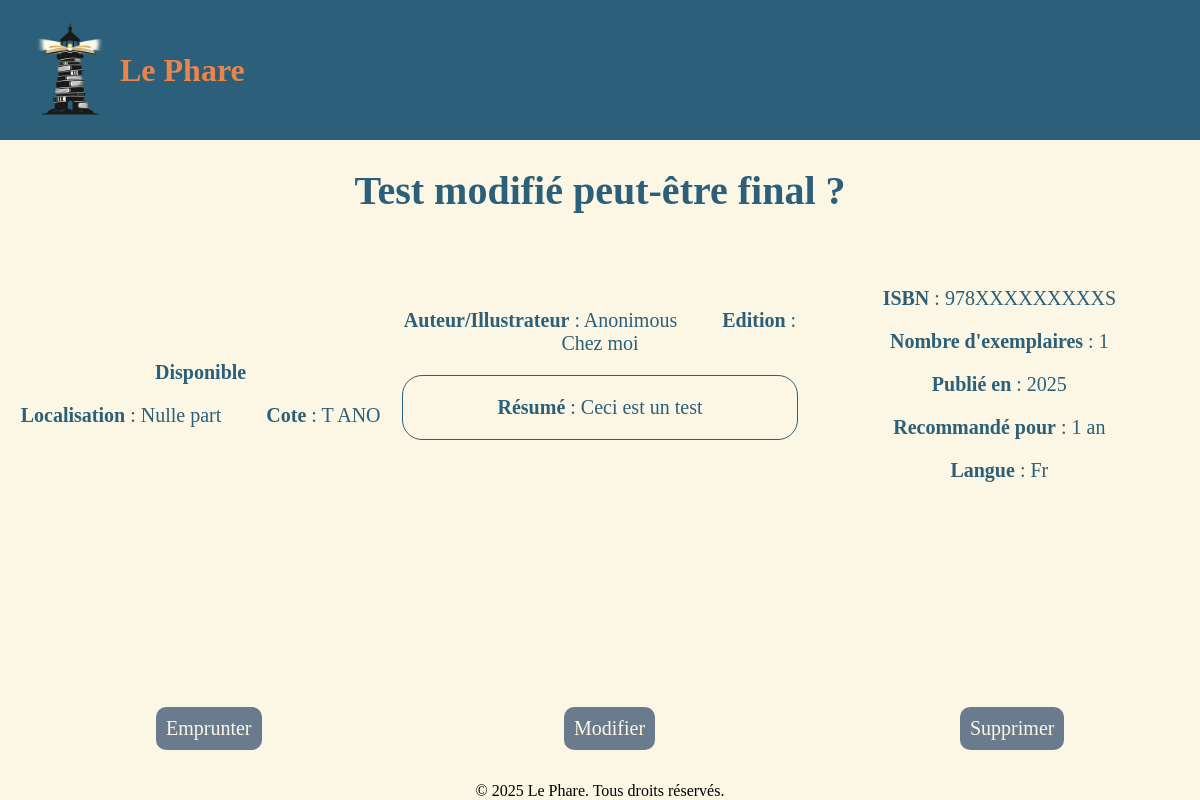
/books/12, run on the app's committed database.
### lighthouse/models.py (models this page shows)
class Book(models.Model):
    title = models.CharField(max_length=200)
    author = models.CharField(max_length=200, blank=True)
    ISBN = models.CharField(max_length=13)
    published = models.IntegerField(null=True, blank=True)
    edition = models.CharField(max_length=200, blank=True)
    category = models.ManyToManyField(Category, blank=True)
    location = models.CharField(max_length=200, blank=True)
    status = models.CharField(max_length=200, blank=True)
    cote = models.CharField(max_length=10, blank=True)
    collection = models.CharField(max_length=200, blank=True)
    read_level = models.CharField(max_length=200, blank=True)
    summary = models.CharField(max_length=2000, blank=True)
    language = models.CharField(max_length=200, blank=True)
    copy = models.IntegerField(null=True, blank=True)
    genre = models.ManyToManyField(Genre, blank=True)

### lighthouse/views.py (the view)
# urls.py: path('books/<int:book_id>', views.book_details, name='book_details'),
def book_details(request, book_id):
    book = get_object_or_404(Book, id=book_id)
    borrowing = Borrowing.objects.filter(book=book, return_date__isnull=True).first()
    return render(request, 'book_details.html', {'book': book, 'borrowing': borrowing})

### lighthouse/templates/book_details.html (shortened to what this page needs)
{% load static %}
<!DOCTYPE html>
<html lang="en">
    <head>
        <link rel="stylesheet" href="{% static 'styles.css' %}">
    </head>
    <body>
        <div class="page-container">
            <header id="site-header">
                <div class="header-content">
                    <a href="{% url 'accueil' %}">
                        <img class="logo" src="{% static 'lighthouse_icon_trans.png' %}" height="100" width="100">
                        <h1>Le Phare</h1>
                    </a>
                </div>
            </header>
            <main>
                <div id="bookDetailsPage" class="book-page">
                    <h1>{{ book.title }}</h1>
                    <table class="book-details">
                        <tr>
                            <td class="status-info">
                                {% if borrowing %}
                                    <p class="detail-status"><strong>Emprunté par</strong> : {{ borrowing.borrower }}</p>
                                {% else %}
                                    <p class="detail-status"><strong>Disponible</strong></p>
                                {% endif %}
                                {% if book.location %}
                                <p class="detail-location"><strong>Localisation</strong> : {{ book.location }}</p>
                                {% endif %}
                                {% if book.cote %}
                                <p class="detail-cote"><strong>Cote</strong> : {{ book.cote }}</p>
                                {% endif %}
                            </td>
                            <td class="general-info">
                                {% if book.author %}
                                <p class="detail-author"><strong>Auteur/Illustrateur</strong> : {{ book.author }}</p>
                                {% endif %}
                                {% if book.edition %}
                                <p class="detail-edition"><strong>Edition</strong> : {{ book.edition }}</p>
                                {% endif %}
                                {% if book.summary %}
                                <p class="detail-summary"><strong>Résumé</strong> : {{ book.summary }}</p>
                                {% endif %}
                            </td>
                            <td class="technical-info">
                                {% if book.ISBN %}
                                <p class="detail-ISBN"><strong>ISBN</strong> : {{ book.ISBN }}</p>
                                {% endif %}
                                {% if book.copy %}
                                <p class="detail-copy"><strong>Nombre d'exemplaires</strong> : {{ book.copy }}</p>
                                {% endif %}
                                {% if book.published %}
                                <p class="detail-published"><strong>Publié en</strong> : {{ book.published }}</p>
                                {% endif %}
                                {% if book.read_level %}
                                <p class="detail-read_level"><strong>Recommandé pour</strong> : {{ book.read_level }}</p>
                                {% endif %}
                                {% if book.language %}
                                <p class="detail-language"><strong>Langue</strong> : {{ book.language }}</p>
                                {% endif %}
                            </td>
                        </tr>
                    </table>
                    <a href="javascript:void(0);" id="openBorrowPopup" class="borrow-link"
                        data-url="{% url 'borrow_book' book.id %}"
                        data-csrf="{{ csrf_token }}">Emprunter</a>
                    <a href="{% url 'book_update' book.id %}" class="mod-link">Modifier</a>
                    <a href="{% url 'delete_book' book.id %}" class="del-link" onclick="return confirm('Supprimer {{ book.title }} ?')">Supprimer</a>
                </div>
            </main>
            <footer>&copy; 2025 Le Phare. Tous droits réservés.</footer>
        </div>
    </body>
</html>

### lighthouse/static/styles.css (style rules this page uses)
html, body { height: 100%; margin: 0; background-color: #FBF7E4; }
.page-container { display: flex; flex-direction: column; min-height: 100vh; }
main { flex: 1; }
a { display: inherit; align-items: inherit; color: inherit; text-decoration: none; }
header { background-color: #2C5F79; color: #E9854B; padding: 20px; }
.header-content { display: flex; align-items: center; }
footer { text-align: center; }
#actions, .del-link, .borrow-link, .mod-link, .search-button, .add-button { display: flex; justify-content: center; margin: auto; }
.del-link, .mod-link, .borrow-link { width: fit-content; font-size: 1em; padding: 10px; margin-bottom: 50px; }
.mod-link { position: absolute; bottom: 0; left: 47%; right: 53%; }
.borrow-link { position: absolute; bottom: 0; left: 13%; right: 87%; }
.del-link { position: absolute; bottom: 0; left: 80%; right: 20%; }
#add-book, #full-search, #return-book, .add-button, .drawer-button, .search-button, .del-link, .borrow-link, .mod-link, .popup-button { padding-left: 10px; padding-right: 10px; border : 2px hidden #2C5F79; border-radius: 10px; background-color: #6B7B8E; color: #FBF7E4; }
table { width: 100%; margin-top: 50px; text-align: center; }
.book-page { text-align: center; color: #2C5F79; font-size: 20px; }
.book-details { width: 100%; table-layout: fixed; }
.detail-status, .detail-summary { display: block; }
.detail-location, .detail-cote, .detail-author, .detail-edition, .detail-genre, .detail-category { display: inline; }
.detail-location, .detail-author, .detail-genre { padding-right: 20px; }
.detail-cote, .detail-edition, .detail-category { padding-left: 20px; }
.detail-summary { border: 1px solid #2C5F79; padding: 10px; padding-top: 20px; padding-bottom: 20px; border-radius: 20px; }

### data on the page
Book: title "Test modifié peut-être final ?", location "Nulle part", cote "T ANO", author "Anonimous", edition "Chez moi", summary "Ceci est un test", ISBN "978XXXXXXXXXS", copy "1", published "2025", read_level "1 an", language "Fr"
